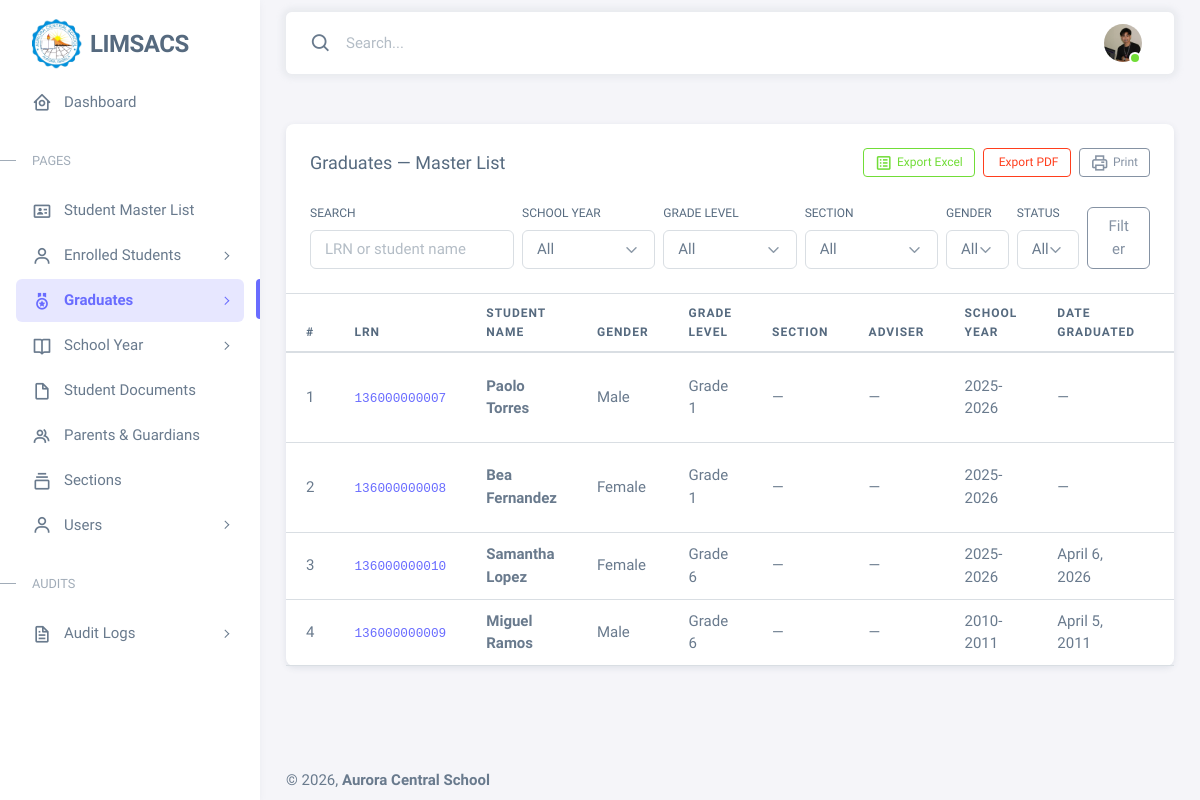
Screenshot of /resources/views/admin/graduates-master-list.php (signed in) with the database file from the repository.
### tables this page shows
CREATE TABLE `academic_history` (
  `id` int(11) NOT NULL,
  `student_id` int(11) NOT NULL,
  `enrolled_by` int(11) DEFAULT NULL,
  `school_year_id` int(11) NOT NULL,
  `grade_level` varchar(50) NOT NULL,
  `section_id` int(11) DEFAULT NULL,
  `enrollment_status` enum('Enrolled','Transferred','Graduated','Dropped') DEFAULT 'Enrolled',
  `created_at` timestamp NOT NULL DEFAULT current_timestamp()
);

CREATE TABLE `students` (
  `id` int(11) NOT NULL,
  `lrn` varchar(20) DEFAULT NULL,
  `first_name` varchar(100) DEFAULT NULL,
  `middle_name` varchar(100) DEFAULT NULL,
  `last_name` varchar(100) DEFAULT NULL,
  `suffix` varchar(20) DEFAULT NULL,
  `gender` enum('Male','Female') DEFAULT NULL,
  `birth_date` date DEFAULT NULL,
  `age` int(11) DEFAULT NULL,
  `place_of_birth` varchar(150) DEFAULT NULL,
  `nationality` varchar(100) DEFAULT NULL,
  `religion` varchar(100) DEFAULT NULL,
  `address` text DEFAULT NULL,
  `contact_number` varchar(20) DEFAULT NULL,
  `created_at` timestamp NOT NULL DEFAULT current_timestamp()
);

CREATE TABLE `school_year` (
  `id` int(11) NOT NULL,
  `school_year` varchar(20) NOT NULL,
  `start_date` date NOT NULL,
  `end_date` date NOT NULL,
  `status` enum('active','inactive','archived') DEFAULT 'inactive',
  `created_at` timestamp NOT NULL DEFAULT current_timestamp(),
  `updated_at` timestamp NOT NULL DEFAULT current_timestamp() ON UPDATE current_timestamp()
);

CREATE TABLE `graduates` (
  `id` int(11) NOT NULL,
  `student_id` int(11) NOT NULL,
  `academic_history_id` int(11) NOT NULL,
  `graduation_date` date NOT NULL,
  `honors` varchar(100) DEFAULT NULL,
  `remarks` text DEFAULT NULL,
  `recorded_by` int(11) DEFAULT NULL,
  `created_at` timestamp NOT NULL DEFAULT current_timestamp()
);

### app/controllers/admin/GraduatesController.php (called while the page is built, shortened)
<?php
require_once __DIR__ . '/../../models/admin/GraduatesModel.php';
require_once __DIR__ . '/../../../database/config/config.php';
require_once __DIR__ . '/../../helpers/graduatesPdfTemplate.php';
    class GraduatesController{
        private $model;
        public function __construct($con){
            $this->model = new GraduatesModel($con);
        }
        public function masterList($filters = [], $page = 1): array{
            $limit = 10;
            $page  = max(1, (int)$page);
            $totalRecords = $this->model->getTotalCount($filters);
            $totalPages   = $totalRecords > 0 ? (int)ceil($totalRecords / $limit) : 1;
            $page         = min($page, $totalPages);
            $offset       = ($page - 1) * $limit;
            return [
                'records'       => $this->model->getPaginated($limit, $offset, $filters) ?: [],
                'current_page'  => $page,
                'total_pages'   => $totalPages,
                'total_records' => $totalRecords,
                'limit'         => $limit,
            ];
        }
    }
    try{
        $controller = new GraduatesController($con);
    }catch(Exception $e){
        ErrorHandler::log($e, 'admin/GraduatesController (bootstrap)');
        $controller = null;
    }
?>

### app/models/admin/GraduatesModel.php (called while the page is built, shortened)
<?php
require_once __DIR__ . '/../Model.php';
    class GraduatesModel extends Model{
        protected $graduates = 'graduates';
        protected $students = 'students';
        protected $academic_history = 'academic_history';
        protected $sections = 'sections';
        protected $school_year = 'school_year';
        protected $users = 'users';
        public function getPaginated($limit, $offset, $filters = []){
            try{
                [$where, $params, $types] = $this->buildFilters($filters);
                $query = "SELECT
                        g.id AS graduate_id,
                        ah.student_id,
                        ah.id AS academic_history_id,
                        g.graduation_date,
                        g.honors,
                        g.remarks,
                        s.lrn,
                        s.gender,
                        CONCAT(s.first_name, ' ', s.last_name) AS student_full_name,
                        ah.grade_level,
                        ah.enrollment_status,
                        ah.school_year_id,
                        sec.section_name,
                        sy.school_year,
                        u.full_name AS registrar_name,
                        adv.full_name AS adviser_name
                    FROM {$this->academic_history} ah
                    JOIN {$this->students} s ON ah.student_id = s.id
                    LEFT JOIN {$this->graduates} g ON g.academic_history_id = ah.id
                    LEFT JOIN {$this->sections} sec ON ah.section_id = sec.id
                    LEFT JOIN {$this->school_year} sy ON ah.school_year_id = sy.id
                    LEFT JOIN {$this->users} u ON g.recorded_by = u.id
                    LEFT JOIN {$this->users} adv ON sec.adviser_id = adv.id
                    {$where}
                    ORDER BY COALESCE(g.graduation_date, ah.created_at) DESC
                    LIMIT ? OFFSET ?
                ";
                $params[] = $limit;
                $params[] = $offset;
                $types .= 'ii';
                $stmt = $this->con->prepare($query);
                $stmt->bind_param($types, ...$params);
                $stmt->execute();
                $result = $stmt->get_result();
                return $result->fetch_all(MYSQLI_ASSOC);
            }catch(Exception $e){
                error_log($e->getMessage());
                return false;
            }
        }
        public function getTotalCount($filters = []){
            try{
                [$where, $params, $types] = $this->buildFilters($filters);
                $query = "SELECT COUNT(*) AS total
                    FROM {$this->academic_history} ah
                    JOIN {$this->students} s ON ah.student_id = s.id
                    LEFT JOIN {$this->graduates} g ON g.academic_history_id = ah.id
                    LEFT JOIN {$this->sections} sec ON ah.section_id = sec.id
                    LEFT JOIN {$this->school_year} sy ON ah.school_year_id = sy.id
                    {$where}
                ";
                $stmt = $this->con->prepare($query);
                $stmt->execute();
                $row = $stmt->get_result()->fetch_assoc();
                return (int)$row['total'];
            }catch(Exception $e){
                error_log($e->getMessage());
                return 0;
            }
        }
        private function buildFilters($filters){
            $conditions = [];
            $params = [];
            $types = '';
            $search = trim($filters['search'] ?? '');
            $schoolYearId = $filters['school_year_id'] ?? '';
            $gradeLevel = $filters['grade_level'] ?? '';
            $sectionId = $filters['section_id'] ?? '';
            $gender = $filters['gender'] ?? '';
            $status = $filters['status'] ?? '';
            if($status !== ''){
                $conditions[] = "ah.enrollment_status = ?";
                $params[] = $status;
                $types .= 's';
            }else{
                $conditions[] = "ah.enrollment_status IN ('Graduated', 'Transferred', 'Dropped')";
            }
            $where = $conditions ? ' WHERE ' . implode(' AND ', $conditions) : '';
            return [$where, $params, $types];
        }
    }
?>

### app/models/Model.php (called while the page is built, shortened)
<?php
    class Model{
        public function __construct($con){
            $this->con = $con;
        }
    }

### resources/views/admin/graduates-master-list.php (the view, shortened to what this page needs)
<?php
require_once __DIR__ . '/../../../app/controllers/admin/GraduatesController.php';
$e = fn($v) => htmlspecialchars((string) $v, ENT_QUOTES, 'UTF-8');
$search_term         = trim($_GET['search'] ?? '');
$school_year_filter   = $_GET['school_year_id'] ?? '';
$grade_level_filter   = $_GET['grade_level'] ?? '';
$section_filter       = $_GET['section_id'] ?? '';
$gender_filter        = $_GET['gender'] ?? '';
$status_filter        = $_GET['status'] ?? '';
$page                 = $_GET['page'] ?? 1;
$print_mode           = isset($_GET['print']);
$filters = [
    'search'         => $search_term,
    'school_year_id' => $school_year_filter,
    'grade_level'    => $grade_level_filter,
    'section_id'     => $section_filter,
    'gender'         => $gender_filter,
    'status'         => $status_filter,
];
$listing = $controller ? $controller->masterList($filters, $page) : ['records' => [], 'current_page' => 1, 'total_pages' => 1, 'total_records' => 0, 'limit' => 10];
$graduates     = $listing['records'];
$current_page  = $listing['current_page'];
$limit         = $listing['limit'];
$qs = function ($p) use ($filters) {
    return '?' . http_build_query(array_merge($filters, ['page' => $p]));
};
$exportQs = function ($type) use ($filters) {
    return BASE_URL . '/app/controllers/admin/GraduatesController.php?' . http_build_query(array_merge($filters, ['export' => $type]));
};
?>
<!DOCTYPE html>
<html
  lang="en"
  class="light-style layout-menu-fixed"
  dir="ltr"
  data-theme="theme-default"
  data-assets-path="<?= BASE_URL ?>/public/assets/"
  data-template="vertical-menu-template-free"
>
<head>
    <link rel="stylesheet" href="<?= BASE_URL ?>/public/assets/vendor/fonts/boxicons.css" />
    <link rel="stylesheet" href="<?= BASE_URL ?>/public/assets/vendor/css/core.css" class="template-customizer-core-css" />
    <link rel="stylesheet" href="<?= BASE_URL ?>/public/assets/vendor/css/theme-default.css" class="template-customizer-theme-css" />
    <link rel="stylesheet" href="<?= BASE_URL ?>/public/assets/css/demo.css" />
    <link rel="stylesheet" href="<?= BASE_URL ?>/public/assets/vendor/libs/perfect-scrollbar/perfect-scrollbar.css" />
</head>
<body>
    <?php if (!$print_mode): ?>
        <?php require_once __DIR__ . '/partials/sidebar.php'; ?>
        <?php require_once __DIR__ . '/partials/topbar.php'; ?>
    <?php endif; ?>
    <div class="card mt-4">
        <h5 class="card-header d-flex justify-content-between align-items-center flex-wrap gap-2">
            Graduates &mdash; Master List
            <?php if (!$print_mode): ?>
            <div class="d-flex gap-2 flex-wrap no-print">
                <a href="<?= $e($exportQs('excel')) ?>" class="btn btn-sm btn-outline-success"><i class="bx bx-spreadsheet me-1"></i>Export Excel</a>
                <a href="<?= $e($exportQs('pdf')) ?>" class="btn btn-sm btn-outline-danger"><i class="bx bx-file-pdf me-1"></i>Export PDF</a>
                <a href="<?= $e($qs($current_page) . '&print=1') ?>" target="_blank" class="btn btn-sm btn-outline-secondary"><i class="bx bx-printer me-1"></i>Print</a>
            </div>
            <?php endif; ?>
        </h5>
        <?php if (!$print_mode): ?>
        <div class="card-body border-bottom no-print">
            <form method="GET" class="row g-2 align-items-end">
                <div class="col-md-3">
                    <label class="form-label small">Search</label>
                    <input type="text" name="search" class="form-control" placeholder="LRN or student name" value="<?= $e($search_term) ?>">
                </div>
                <div class="col-md-2">
                    <label class="form-label small">School Year</label>
                    <select name="school_year_id" class="form-select">
                        <option value="">All</option>
                    </select>
                </div>
                <div class="col-md-2">
                    <label class="form-label small">Grade Level</label>
                    <select name="grade_level" class="form-select">
                        <option value="">All</option>
                    </select>
                </div>
                <div class="col-md-2">
                    <label class="form-label small">Section</label>
                    <select name="section_id" class="form-select">
                        <option value="">All</option>
                    </select>
                </div>
                <div class="col-md-1">
                    <label class="form-label small">Gender</label>
                    <select name="gender" class="form-select">
                        <option value="">All</option>
                    </select>
                </div>
                <div class="col-md-1">
                    <label class="form-label small">Status</label>
                    <select name="status" class="form-select">
                        <option value="">All</option>
                    </select>
                </div>
                <div class="col-md-1 d-flex gap-2">
                    <button type="submit" class="btn btn-outline-secondary w-100">Filter</button>
                </div>
            </form>
        </div>
        <?php endif; ?>
        <div class="table-responsive nowrap">
            <table class="table">
                <thead>
                    <tr>
                        <th>#</th>
                        <th>LRN</th>
                        <th>Student Name</th>
                        <th>Gender</th>
                        <th>Grade Level</th>
                        <th>Section</th>
                        <th>Adviser</th>
                        <th>School Year</th>
                        <th>Date Graduated</th>
                        <th>Registrar</th>
                    </tr>
                </thead>
                <tbody>
                    <?php if (!empty($graduates)): ?>
                        <?php $rowNumber = (($current_page - 1) * $limit) + 1; ?>
                        <?php foreach ($graduates as $g): ?>
                            <tr>
                                <td><?= $rowNumber++ ?></td>
                                <td><code class="text-primary"><?= $e($g['lrn']) ?></code></td>
                                <td class="fw-semibold"><?= $e($g['student_full_name']) ?></td>
                                <td><?= $e($g['gender']) ?></td>
                                <td><?= $e($g['grade_level']) ?></td>
                                <td><?= $e($g['section_name'] ?? '—') ?></td>
                                <td><?= $e($g['adviser_name'] ?? '—') ?></td>
                                <td><?= $e($g['school_year'] ?? '—') ?></td>
                                <td><?= !empty($g['graduation_date']) ? date('F j, Y', strtotime($g['graduation_date'])) : '—' ?></td>
                                <td><?= $e($g['registrar_name'] ?? '—') ?></td>
                            </tr>
                        <?php endforeach; ?>
                    <?php else: ?>
                        <tr>
                            <td colspan="12" class="text-center">No graduate records found.</td>
                        </tr>
                    <?php endif; ?>
                </tbody>
            </table>
        </div>
    </div>
    <?php if (!$print_mode): ?>
        <?php require_once __DIR__ . '/partials/footer.php'; ?>
    <?php endif; ?>
</body>
</html>

### rows the page displays
academic_history: student.lrn "136000000007", student_full_name "Paolo Torres", student.gender "Male", grade_level "Grade 1", section_name "—", adviser_name "—", school_year.school_year "2025-2026"
academic_history: student.lrn "136000000008", student_full_name "Bea Fernandez", student.gender "Female", grade_level "Grade 1", section_name "—", adviser_name "—", school_year.school_year "2025-2026"
academic_history: student.lrn "136000000010", student_full_name "Samantha Lopez", student.gender "Female", grade_level "Grade 6", section_name "—", adviser_name "—", school_year.school_year "2025-2026", graduates.graduation_date "April 6, 2026"
academic_history: student.lrn "136000000009", student_full_name "Miguel Ramos", student.gender "Male", grade_level "Grade 6", section_name "—", adviser_name "—", school_year.school_year "2010-2011", graduates.graduation_date "April 5, 2011"
